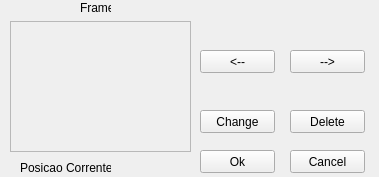
<ui version="4.0" >
 <class>transitionEditWidget</class>
 <widget class="QWidget" name="transitionEditWidget" >
  <property name="geometry" >
   <rect>
    <x>0</x>
    <y>0</y>
    <width>379</width>
    <height>177</height>
   </rect>
  </property>
  <property name="windowTitle" >
   <string>Form</string>
  </property>
  <widget class="QLabel" name="label" >
   <property name="geometry" >
    <rect>
     <x>80</x>
     <y>0</y>
     <width>31</width>
     <height>16</height>
    </rect>
   </property>
   <property name="text" >
    <string>Frame</string>
   </property>
  </widget>
  <widget class="QPushButton" name="changeButton" >
   <property name="geometry" >
    <rect>
     <x>200</x>
     <y>110</y>
     <width>75</width>
     <height>23</height>
    </rect>
   </property>
   <property name="text" >
    <string>Change</string>
   </property>
  </widget>
  <widget class="QPushButton" name="deleteButton" >
   <property name="geometry" >
    <rect>
     <x>290</x>
     <y>110</y>
     <width>75</width>
     <height>23</height>
    </rect>
   </property>
   <property name="text" >
    <string>Delete</string>
   </property>
  </widget>
  <widget class="QPushButton" name="cancelButton" >
   <property name="geometry" >
    <rect>
     <x>290</x>
     <y>150</y>
     <width>75</width>
     <height>23</height>
    </rect>
   </property>
   <property name="text" >
    <string>Cancel</string>
   </property>
  </widget>
  <widget class="QFrame" name="frame" >
   <property name="geometry" >
    <rect>
     <x>10</x>
     <y>21</y>
     <width>181</width>
     <height>131</height>
    </rect>
   </property>
   <property name="frameShape" >
    <enum>QFrame::StyledPanel</enum>
   </property>
   <property name="frameShadow" >
    <enum>QFrame::Raised</enum>
   </property>
   <widget class="QLabel" name="labelPreview" >
    <property name="geometry" >
     <rect>
      <x>0</x>
      <y>0</y>
      <width>180</width>
      <height>131</height>
     </rect>
    </property>
    <property name="text" >
     <string/>
    </property>
   </widget>
  </widget>
  <widget class="QPushButton" name="backButton" >
   <property name="geometry" >
    <rect>
     <x>200</x>
     <y>50</y>
     <width>75</width>
     <height>23</height>
    </rect>
   </property>
   <property name="text" >
    <string>&lt;--</string>
   </property>
  </widget>
  <widget class="QPushButton" name="forwardButton" >
   <property name="geometry" >
    <rect>
     <x>290</x>
     <y>50</y>
     <width>75</width>
     <height>23</height>
    </rect>
   </property>
   <property name="text" >
    <string>--></string>
   </property>
  </widget>
  <widget class="QLabel" name="labelTransitionName" >
   <property name="geometry" >
    <rect>
     <x>220</x>
     <y>10</y>
     <width>111</width>
     <height>16</height>
    </rect>
   </property>
   <property name="text" >
    <string/>
   </property>
  </widget>
  <widget class="QLabel" name="labelFramePos" >
   <property name="geometry" >
    <rect>
     <x>260</x>
     <y>26</y>
     <width>41</width>
     <height>20</height>
    </rect>
   </property>
   <property name="text" >
    <string/>
   </property>
  </widget>
  <widget class="QPushButton" name="okButton" >
   <property name="geometry" >
    <rect>
     <x>200</x>
     <y>150</y>
     <width>75</width>
     <height>23</height>
    </rect>
   </property>
   <property name="text" >
    <string>Ok</string>
   </property>
  </widget>
  <widget class="QLabel" name="label_2" >
   <property name="geometry" >
    <rect>
     <x>20</x>
     <y>160</y>
     <width>91</width>
     <height>16</height>
    </rect>
   </property>
   <property name="text" >
    <string>Posicao Corrente:</string>
   </property>
  </widget>
  <widget class="QLabel" name="labelCurrentPos" >
   <property name="geometry" >
    <rect>
     <x>110</x>
     <y>161</y>
     <width>46</width>
     <height>14</height>
    </rect>
   </property>
   <property name="text" >
    <string/>
   </property>
  </widget>
 </widget>
 <resources/>
 <connections/>
</ui>
